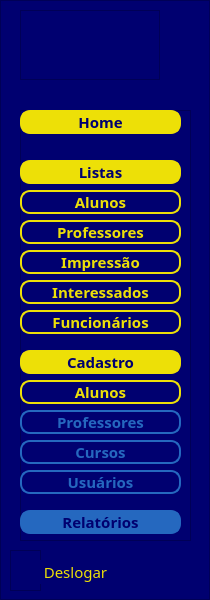
     <widget class="QFrame" name="content">
      <property name="enabled">
       <bool>true</bool>
      </property>
      <property name="minimumSize">
       <size>
        <width>210</width>
        <height>23</height>
       </size>
      </property>
      <property name="maximumSize">
       <size>
        <width>65</width>
        <height>16777215</height>
       </size>
      </property>
      <property name="baseSize">
       <size>
        <width>3</width>
        <height>0</height>
       </size>
      </property>
      <property name="styleSheet">
       <string notr="true">background-color: rgb(0, 0, 112);</string>
      </property>
      <property name="frameShape">
       <enum>QFrame::StyledPanel</enum>
      </property>
      <property name="frameShadow">
       <enum>QFrame::Raised</enum>
      </property>
      <widget class="QFrame" name="frame">
       <property name="geometry">
        <rect>
         <x>20</x>
         <y>10</y>
         <width>140</width>
         <height>70</height>
        </rect>
       </property>
       <property name="minimumSize">
        <size>
         <width>140</width>
         <height>70</height>
        </size>
       </property>
       <property name="maximumSize">
        <size>
         <width>140</width>
         <height>70</height>
        </size>
       </property>
       <property name="sizeIncrement">
        <size>
         <width>140</width>
         <height>70</height>
        </size>
       </property>
       <property name="styleSheet">
        <string notr="true">QFrame {
	background-image: url(:/img/logo_menu.png);
	background-repeat: no-repeat;
	background-position: center;
}</string>
       </property>
       <property name="frameShape">
        <enum>QFrame::StyledPanel</enum>
       </property>
       <property name="frameShadow">
        <enum>QFrame::Raised</enum>
       </property>
      </widget>
      <widget class="QFrame" name="frame_2">
       <property name="geometry">
        <rect>
         <x>20</x>
         <y>110</y>
         <width>171</width>
         <height>431</height>
        </rect>
       </property>
       <property name="frameShape">
        <enum>QFrame::StyledPanel</enum>
       </property>
       <property name="frameShadow">
        <enum>QFrame::Raised</enum>
       </property>
       <widget class="QPushButton" name="pushButton_home">
        <property name="geometry">
         <rect>
          <x>0</x>
          <y>0</y>
          <width>161</width>
          <height>24</height>
         </rect>
        </property>
        <property name="font">
         <font>
          <pointsize>-1</pointsize>
          <italic>false</italic>
          <bold>true</bold>
         </font>
        </property>
        <property name="styleSheet">
         <string notr="true">QPushButton {
	
	background-color: rgb(237, 224, 7);
	font: 15px Montserrat, sans-serif;
	font-weight: bold;
	border: 2px solid #ede007 ;
	border-radius: 10px;
	
	color: rgb(0, 0, 112);
}

QPushButton:hover {
	background-color: rgb(237, 224, 7);
	border-radius: 10px;
	color: rgb(0, 0, 112);
}

QPushButton:pressed {
	background-color: rgb(211, 214, 4);
}</string>
        </property>
        <property name="text">
         <string>Home</string>
        </property>
       </widget>
       <widget class="QPushButton" name="pushButton_listas">
        <property name="geometry">
         <rect>
          <x>0</x>
          <y>50</y>
          <width>161</width>
          <height>24</height>
         </rect>
        </property>
        <property name="font">
         <font>
          <pointsize>-1</pointsize>
          <italic>false</italic>
          <bold>true</bold>
         </font>
        </property>
        <property name="layoutDirection">
         <enum>Qt::RightToLeft</enum>
        </property>
        <property name="styleSheet">
         <string notr="true">QPushButton {
	
	background-color: rgb(237, 224, 7);
	font: 15px Montserrat, sans-serif;
	font-weight: bold;
	border: 2px solid #ede007 ;
	border-radius: 10px;
	
	color: rgb(0, 0, 112);
}

QPushButton:hover {
	background-color: rgb(237, 224, 7);
	border-radius: 10px;
	color: rgb(0, 0, 112);
}

QPushButton:pressed {
	background-color: rgb(211, 214, 4);
}</string>
        </property>
        <property name="text">
         <string>Listas</string>
        </property>
       </widget>
       <widget class="QPushButton" name="pushButton_listas_alunos">
        <property name="geometry">
         <rect>
          <x>0</x>
          <y>80</y>
          <width>161</width>
          <height>24</height>
         </rect>
        </property>
        <property name="font">
         <font>
          <pointsize>-1</pointsize>
          <italic>false</italic>
          <bold>true</bold>
         </font>
        </property>
        <property name="styleSheet">
         <string notr="true">QPushButton {
	font: 15px Montserrat, sans-serif;
	font-weight: bold;
	border: 2px solid #ede007 ;
	border-radius: 10px;
	color: rgb(237, 224, 7);
}

QPushButton:hover {
	background-color: rgb(237, 224, 7);
	border-radius: 10px;
	color: rgb(0, 0, 112);
}

QPushButton:pressed {
	background-color: rgb(211, 214, 4);
}</string>
        </property>
        <property name="text">
         <string>Alunos</string>
        </property>
       </widget>
       <widget class="QPushButton" name="pushButton_listas_professores">
        <property name="geometry">
         <rect>
          <x>0</x>
          <y>110</y>
          <width>161</width>
          <height>24</height>
         </rect>
        </property>
        <property name="font">
         <font>
          <pointsize>-1</pointsize>
          <italic>false</italic>
          <bold>true</bold>
         </font>
        </property>
        <property name="styleSheet">
         <string notr="true">QPushButton {
	font: 15px Montserrat, sans-serif;
	font-weight: bold;
	border: 2px solid #ede007 ;
	border-radius: 10px;
	color: rgb(237, 224, 7);
}

QPushButton:hover {
	background-color: rgb(237, 224, 7);
	border-radius: 10px;
	color: rgb(0, 0, 112);
}

QPushButton:pressed {
	background-color: rgb(211, 214, 4);
}</string>
        </property>
        <property name="text">
         <string>Professores</string>
        </property>
       </widget>
       <widget class="QPushButton" name="pushButton_listas_cursos">
        <property name="geometry">
         <rect>
          <x>0</x>
          <y>140</y>
          <width>161</width>
          <height>24</height>
         </rect>
        </property>
        <property name="font">
         <font>
          <pointsize>-1</pointsize>
          <italic>false</italic>
          <bold>true</bold>
         </font>
        </property>
        <property name="styleSheet">
         <string notr="true">QPushButton {
	font: 15px Montserrat, sans-serif;
	font-weight: bold;
	border: 2px solid #ede007 ;
	border-radius: 10px;
	color: rgb(237, 224, 7);
}

QPushButton:hover {
	background-color: rgb(237, 224, 7);
	border-radius: 10px;
	color: rgb(0, 0, 112);
}

QPushButton:pressed {
	background-color: rgb(211, 214, 4);
}</string>
        </property>
        <property name="text">
         <string>Impressão</string>
        </property>
       </widget>
       <widget class="QPushButton" name="pushButton_listas_usuarios">
        <property name="geometry">
         <rect>
          <x>0</x>
          <y>200</y>
          <width>161</width>
          <height>24</height>
         </rect>
        </property>
        <property name="font">
         <font>
          <pointsize>-1</pointsize>
          <italic>false</italic>
          <bold>true</bold>
         </font>
        </property>
        <property name="styleSheet">
         <string notr="true">QPushButton {
	font: 15px Montserrat, sans-serif;
	font-weight: bold;
	border: 2px solid #ede007 ;
	border-radius: 10px;
	color: rgb(237, 224, 7);
}

QPushButton:hover {
	background-color: rgb(237, 224, 7);
	border-radius: 10px;
	color: rgb(0, 0, 112);
}

QPushButton:pressed {
	background-color: rgb(211, 214, 4);
}</string>
        </property>
        <property name="text">
         <string>Funcionários</string>
        </property>
       </widget>
       <widget class="QPushButton" name="pushButton_cadastro">
        <property name="geometry">
         <rect>
          <x>0</x>
          <y>240</y>
          <width>161</width>
          <height>24</height>
         </rect>
        </property>
        <property name="font">
         <font>
          <pointsize>-1</pointsize>
          <italic>false</italic>
          <bold>true</bold>
         </font>
        </property>
        <property name="styleSheet">
         <string notr="true">QPushButton {
	
	background-color: rgb(237, 224, 7);
	font: 15px Montserrat, sans-serif;
	font-weight: bold;
	border: 2px solid #ede007 ;
	border-radius: 10px;
	
	color: rgb(0, 0, 112);
}

QPushButton:hover {
	background-color: rgb(237, 224, 7);
	border-radius: 10px;
	color: rgb(0, 0, 112);
}

QPushButton:pressed {
	background-color: rgb(211, 214, 4);
}</string>
        </property>
        <property name="text">
         <string>Cadastro</string>
        </property>
       </widget>
       <widget class="QPushButton" name="pushButton_cadastro_alunos">
        <property name="geometry">
         <rect>
          <x>0</x>
          <y>270</y>
          <width>161</width>
          <height>24</height>
         </rect>
        </property>
        <property name="font">
         <font>
          <pointsize>-1</pointsize>
          <italic>false</italic>
          <bold>true</bold>
         </font>
        </property>
        <property name="styleSheet">
         <string notr="true">QPushButton {
	font: 15px Montserrat, sans-serif;
	font-weight: bold;
	border: 2px solid #ede007 ;
	border-radius: 10px;
	color: rgb(237, 224, 7);
}

QPushButton:hover {
	background-color: rgb(237, 224, 7);
	border-radius: 10px;
	color: rgb(0, 0, 112);
}

QPushButton:pressed {
	background-color: rgb(211, 214, 4);
}</string>
        </property>
        <property name="text">
         <string>Alunos</string>
        </property>
       </widget>
       <widget class="QPushButton" name="pushButton_cadastro_professores">
        <property name="geometry">
         <rect>
          <x>0</x>
          <y>300</y>
          <width>161</width>
          <height>24</height>
         </rect>
        </property>
        <property name="font">
         <font>
          <pointsize>-1</pointsize>
          <italic>false</italic>
          <bold>true</bold>
         </font>
        </property>
        <property name="styleSheet">
         <string notr="true">QPushButton {
	font: 15px Montserrat, sans-serif;
	font-weight: bold;
	border: 2px solid rgb(37, 104, 191);
	border-radius: 10px;
	color: rgb(37, 104, 191);
}</string>
        </property>
        <property name="text">
         <string>Professores</string>
        </property>
       </widget>
       <widget class="QPushButton" name="pushButton_cadastro_cursos">
        <property name="geometry">
         <rect>
          <x>0</x>
          <y>330</y>
          <width>161</width>
          <height>24</height>
         </rect>
        </property>
        <property name="font">
         <font>
          <pointsize>-1</pointsize>
          <italic>false</italic>
          <bold>true</bold>
         </font>
        </property>
        <property name="styleSheet">
         <string notr="true">QPushButton {
	font: 15px Montserrat, sans-serif;
	font-weight: bold;
	border: 2px solid rgb(37, 104, 191);
	border-radius: 10px;
	color: rgb(37, 104, 191);
}</string>
        </property>
        <property name="text">
         <string>Cursos</string>
        </property>
       </widget>
       <widget class="QPushButton" name="pushButton_cadastro_usuarios">
        <property name="geometry">
         <rect>
          <x>0</x>
          <y>360</y>
          <width>161</width>
          <height>24</height>
         </rect>
        </property>
        <property name="font">
         <font>
          <pointsize>-1</pointsize>
          <italic>false</italic>
          <bold>true</bold>
         </font>
        </property>
        <property name="styleSheet">
         <string notr="true">QPushButton {
	font: 15px Montserrat, sans-serif;
	font-weight: bold;
	border: 2px solid rgb(37, 104, 191);
	border-radius: 10px;
	color: rgb(37, 104, 191);
}</string>
        </property>
        <property name="text">
         <string>Usuários</string>
        </property>
       </widget>
       <widget class="QPushButton" name="pushButton_cadastro_2">
        <property name="geometry">
         <rect>
          <x>0</x>
          <y>400</y>
          <width>161</width>
          <height>24</height>
         </rect>
        </property>
        <property name="font">
         <font>
          <pointsize>-1</pointsize>
          <italic>false</italic>
          <bold>true</bold>
         </font>
        </property>
        <property name="styleSheet">
         <string notr="true">QPushButton {
	
	background-color: rgb(37, 104, 191);
	font: 15px Montserrat, sans-serif;
	font-weight: bold;
	border: 2px solid rgb(37, 104, 191);
	border-radius: 10px;
	color: rgb(0, 0, 112);
}
</string>
        </property>
        <property name="text">
         <string>Relatórios</string>
        </property>
       </widget>
       <widget class="QPushButton" name="pushButton_listas_cursos_2">
        <property name="geometry">
         <rect>
          <x>0</x>
          <y>170</y>
          <width>161</width>
          <height>24</height>
         </rect>
        </property>
        <property name="font">
         <font>
          <pointsize>-1</pointsize>
          <italic>false</italic>
          <bold>true</bold>
         </font>
        </property>
        <property name="styleSheet">
         <string notr="true">QPushButton {
	font: 15px Montserrat, sans-serif;
	font-weight: bold;
	border: 2px solid #ede007 ;
	border-radius: 10px;
	color: rgb(237, 224, 7);
}

QPushButton:hover {
	background-color: rgb(237, 224, 7);
	border-radius: 10px;
	color: rgb(0, 0, 112);
}

QPushButton:pressed {
	background-color: rgb(211, 214, 4);
}</string>
        </property>
        <property name="text">
         <string>Interessados</string>
        </property>
       </widget>
      </widget>
      <widget class="QFrame" name="btn_deslogar">
       <property name="geometry">
        <rect>
         <x>10</x>
         <y>550</y>
         <width>31</width>
         <height>41</height>
        </rect>
       </property>
       <property name="styleSheet">
        <string notr="true">QFrame {	
	background-image: url(:/menu_img/menu_deslogar.png);
	background-repeat: no-repeat;
	background-position: center;
}</string>
       </property>
       <property name="frameShape">
        <enum>QFrame::StyledPanel</enum>
       </property>
       <property name="frameShadow">
        <enum>QFrame::Raised</enum>
       </property>
      </widget>
      <widget class="QPushButton" name="pushButton">
       <property name="geometry">
        <rect>
         <x>40</x>
         <y>560</y>
         <width>71</width>
         <height>24</height>
        </rect>
       </property>
       <property name="font">
        <font>
         <pointsize>-1</pointsize>
         <italic>false</italic>
         <bold>false</bold>
        </font>
       </property>
       <property name="styleSheet">
        <string notr="true">QPushButton {
	font: 15px Montserrat, sans-serif;
	font-weight: normal;
	background-color: rgb(0, 0, 112);
	color: rgb(237, 224, 7);
	border-radius: 0px;
}</string>
       </property>
       <property name="text">
        <string>Deslogar</string>
       </property>
      </widget>
     </widget>
